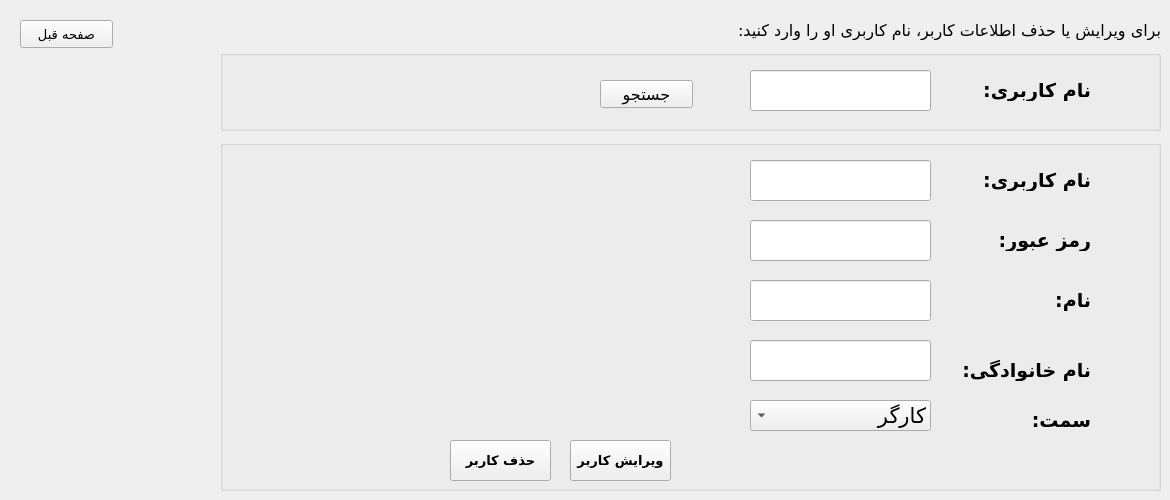
      <widget class="QWidget" name="tab_13">
       <attribute name="title">
        <string>Page</string>
       </attribute>
       <widget class="QLabel" name="label_15">
        <property name="geometry">
         <rect>
          <x>720</x>
          <y>20</y>
          <width>441</width>
          <height>20</height>
         </rect>
        </property>
        <property name="font">
         <font>
          <family>Vazir</family>
          <pointsize>12</pointsize>
         </font>
        </property>
        <property name="layoutDirection">
         <enum>Qt::RightToLeft</enum>
        </property>
        <property name="text">
         <string>برای ویرایش یا حذف اطلاعات کاربر، نام کاربری او را وارد کنید:</string>
        </property>
       </widget>
       <widget class="QGroupBox" name="groupBox_3">
        <property name="geometry">
         <rect>
          <x>220</x>
          <y>50</y>
          <width>941</width>
          <height>81</height>
         </rect>
        </property>
        <property name="font">
         <font>
          <pointsize>12</pointsize>
         </font>
        </property>
        <property name="title">
         <string/>
        </property>
        <widget class="QLineEdit" name="lineEdit_2">
         <property name="geometry">
          <rect>
           <x>530</x>
           <y>20</y>
           <width>181</width>
           <height>41</height>
          </rect>
         </property>
         <property name="font">
          <font>
           <pointsize>14</pointsize>
          </font>
         </property>
        </widget>
        <widget class="QLabel" name="products_details_label_9">
         <property name="geometry">
          <rect>
           <x>750</x>
           <y>30</y>
           <width>121</width>
           <height>21</height>
          </rect>
         </property>
         <property name="font">
          <font>
           <family>Vazir</family>
           <pointsize>14</pointsize>
           <weight>75</weight>
           <bold>true</bold>
          </font>
         </property>
         <property name="text">
          <string>نام کاربری:</string>
         </property>
        </widget>
        <widget class="QPushButton" name="search_btn">
         <property name="geometry">
          <rect>
           <x>380</x>
           <y>30</y>
           <width>93</width>
           <height>28</height>
          </rect>
         </property>
         <property name="font">
          <font>
           <family>Vazir</family>
           <pointsize>12</pointsize>
           <weight>50</weight>
           <bold>false</bold>
          </font>
         </property>
         <property name="text">
          <string>جستجو</string>
         </property>
        </widget>
       </widget>
       <widget class="QGroupBox" name="groupBox_4">
        <property name="enabled">
         <bool>true</bool>
        </property>
        <property name="geometry">
         <rect>
          <x>220</x>
          <y>140</y>
          <width>941</width>
          <height>351</height>
         </rect>
        </property>
        <property name="font">
         <font>
          <pointsize>12</pointsize>
         </font>
        </property>
        <property name="title">
         <string/>
        </property>
        <widget class="QLabel" name="products_details_label_11">
         <property name="geometry">
          <rect>
           <x>740</x>
           <y>150</y>
           <width>131</width>
           <height>21</height>
          </rect>
         </property>
         <property name="font">
          <font>
           <family>Vazir</family>
           <pointsize>14</pointsize>
           <weight>75</weight>
           <bold>true</bold>
          </font>
         </property>
         <property name="text">
          <string>نام:</string>
         </property>
        </widget>
        <widget class="QLabel" name="products_details_label_12">
         <property name="geometry">
          <rect>
           <x>740</x>
           <y>220</y>
           <width>131</width>
           <height>21</height>
          </rect>
         </property>
         <property name="font">
          <font>
           <family>Vazir</family>
           <pointsize>14</pointsize>
           <weight>75</weight>
           <bold>true</bold>
          </font>
         </property>
         <property name="text">
          <string>نام خانوادگی:</string>
         </property>
        </widget>
        <widget class="QLabel" name="products_details_label_13">
         <property name="geometry">
          <rect>
           <x>740</x>
           <y>30</y>
           <width>131</width>
           <height>21</height>
          </rect>
         </property>
         <property name="font">
          <font>
           <family>Vazir</family>
           <pointsize>14</pointsize>
           <weight>75</weight>
           <bold>true</bold>
          </font>
         </property>
         <property name="text">
          <string>نام کاربری:</string>
         </property>
        </widget>
        <widget class="QComboBox" name="user_post">
         <property name="geometry">
          <rect>
           <x>530</x>
           <y>260</y>
           <width>181</width>
           <height>31</height>
          </rect>
         </property>
         <property name="font">
          <font>
           <family>B Mitra</family>
           <pointsize>16</pointsize>
          </font>
         </property>
         <property name="layoutDirection">
          <enum>Qt::RightToLeft</enum>
         </property>
         <property name="styleSheet">
          <string notr="true">border-color: rgb(103, 103, 103);</string>
         </property>
         <item>
          <property name="text">
           <string>کارگر</string>
          </property>
         </item>
         <item>
          <property name="text">
           <string>مدیر خط</string>
          </property>
         </item>
         <item>
          <property name="text">
           <string>مدیریت کارخانه</string>
          </property>
         </item>
        </widget>
        <widget class="QLabel" name="products_details_label_14">
         <property name="geometry">
          <rect>
           <x>750</x>
           <y>270</y>
           <width>121</width>
           <height>21</height>
          </rect>
         </property>
         <property name="font">
          <font>
           <family>Vazir</family>
           <pointsize>14</pointsize>
           <weight>75</weight>
           <bold>true</bold>
          </font>
         </property>
         <property name="text">
          <string>سمت:</string>
         </property>
        </widget>
        <widget class="QLabel" name="products_details_label_15">
         <property name="geometry">
          <rect>
           <x>740</x>
           <y>90</y>
           <width>131</width>
           <height>21</height>
          </rect>
         </property>
         <property name="font">
          <font>
           <family>Vazir</family>
           <pointsize>14</pointsize>
           <weight>75</weight>
           <bold>true</bold>
          </font>
         </property>
         <property name="text">
          <string>رمز عبور:</string>
         </property>
        </widget>
        <widget class="QPushButton" name="edit_user_btn">
         <property name="geometry">
          <rect>
           <x>350</x>
           <y>300</y>
           <width>101</width>
           <height>41</height>
          </rect>
         </property>
         <property name="font">
          <font>
           <family>Vazir</family>
           <pointsize>10</pointsize>
           <weight>75</weight>
           <bold>true</bold>
          </font>
         </property>
         <property name="text">
          <string>ویرایش کاربر</string>
         </property>
        </widget>
        <widget class="QLineEdit" name="lineEdit_4">
         <property name="geometry">
          <rect>
           <x>530</x>
           <y>20</y>
           <width>181</width>
           <height>41</height>
          </rect>
         </property>
         <property name="font">
          <font>
           <pointsize>14</pointsize>
          </font>
         </property>
        </widget>
        <widget class="QLineEdit" name="lineEdit_5">
         <property name="geometry">
          <rect>
           <x>530</x>
           <y>80</y>
           <width>181</width>
           <height>41</height>
          </rect>
         </property>
         <property name="font">
          <font>
           <pointsize>14</pointsize>
          </font>
         </property>
        </widget>
        <widget class="QLineEdit" name="lineEdit_6">
         <property name="geometry">
          <rect>
           <x>530</x>
           <y>140</y>
           <width>181</width>
           <height>41</height>
          </rect>
         </property>
         <property name="font">
          <font>
           <pointsize>14</pointsize>
          </font>
         </property>
        </widget>
        <widget class="QLineEdit" name="lineEdit_7">
         <property name="geometry">
          <rect>
           <x>530</x>
           <y>200</y>
           <width>181</width>
           <height>41</height>
          </rect>
         </property>
         <property name="font">
          <font>
           <pointsize>14</pointsize>
          </font>
         </property>
        </widget>
        <widget class="QPushButton" name="delete_user_btn">
         <property name="geometry">
          <rect>
           <x>230</x>
           <y>300</y>
           <width>101</width>
           <height>41</height>
          </rect>
         </property>
         <property name="font">
          <font>
           <family>Vazir</family>
           <pointsize>10</pointsize>
           <weight>75</weight>
           <bold>true</bold>
          </font>
         </property>
         <property name="text">
          <string>حذف کاربر</string>
         </property>
        </widget>
       </widget>
       <widget class="QPushButton" name="prev_page_btn_2">
        <property name="geometry">
         <rect>
          <x>20</x>
          <y>20</y>
          <width>93</width>
          <height>28</height>
         </rect>
        </property>
        <property name="font">
         <font>
          <family>Vazir</family>
          <pointsize>10</pointsize>
         </font>
        </property>
        <property name="text">
         <string>صفحه قبل</string>
        </property>
       </widget>
      </widget>
